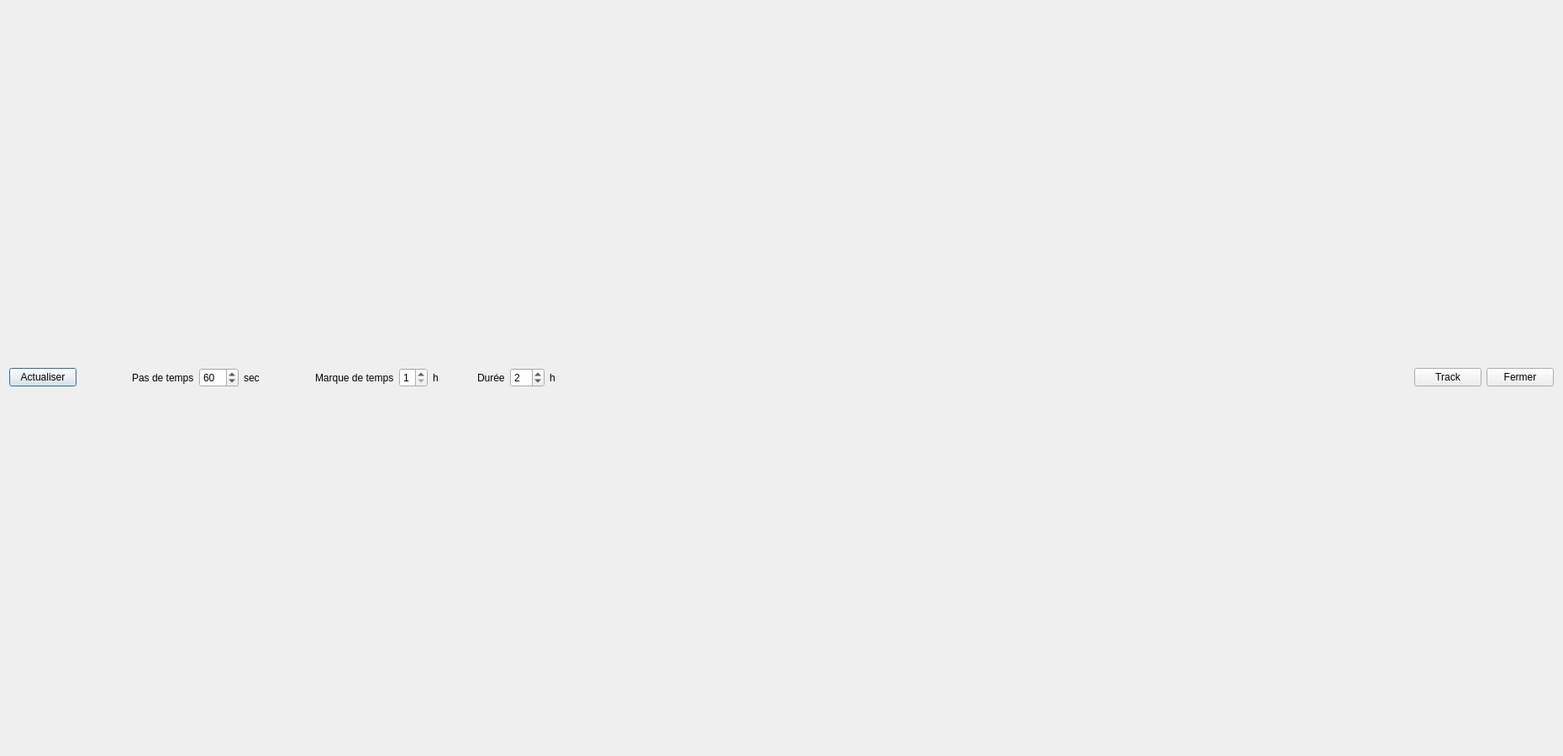
<?xml version="1.0" encoding="UTF-8"?>
<ui version="4.0">
 <class>SatMapDialog</class>
 <widget class="QDialog" name="SatMapDialog">
  <property name="geometry">
   <rect>
    <x>0</x>
    <y>0</y>
    <width>1860</width>
    <height>900</height>
   </rect>
  </property>
  <property name="focusPolicy">
   <enum>Qt::NoFocus</enum>
  </property>
  <property name="windowTitle">
   <string>Tracking map</string>
  </property>
  <layout class="QVBoxLayout" name="verticalLayout_2">
   <item>
    <layout class="QVBoxLayout" name="verticalLayout"/>
   </item>
   <item>
    <layout class="QHBoxLayout" name="horizontalLayout">
     <item>
      <widget class="QPushButton" name="buttonRefresh">
       <property name="text">
        <string>Actualiser</string>
       </property>
      </widget>
     </item>
     <item>
      <spacer name="horizontalSpacer_2">
       <property name="orientation">
        <enum>Qt::Horizontal</enum>
       </property>
       <property name="sizeType">
        <enum>QSizePolicy::Maximum</enum>
       </property>
       <property name="sizeHint" stdset="0">
        <size>
         <width>60</width>
         <height>20</height>
        </size>
       </property>
      </spacer>
     </item>
     <item>
      <widget class="QLabel" name="labelStepTimeName">
       <property name="text">
        <string>Pas de temps</string>
       </property>
      </widget>
     </item>
     <item>
      <widget class="QSpinBox" name="spinBoxStepTime">
       <property name="minimum">
        <number>5</number>
       </property>
       <property name="maximum">
        <number>100</number>
       </property>
       <property name="singleStep">
        <number>5</number>
       </property>
       <property name="value">
        <number>60</number>
       </property>
      </widget>
     </item>
     <item>
      <widget class="QLabel" name="labelStepTimeUnit">
       <property name="text">
        <string>sec</string>
       </property>
      </widget>
     </item>
     <item>
      <spacer name="horizontalSpacer_3">
       <property name="orientation">
        <enum>Qt::Horizontal</enum>
       </property>
       <property name="sizeType">
        <enum>QSizePolicy::Maximum</enum>
       </property>
       <property name="sizeHint" stdset="0">
        <size>
         <width>60</width>
         <height>20</height>
        </size>
       </property>
      </spacer>
     </item>
     <item>
      <widget class="QLabel" name="labelTimeMarker">
       <property name="text">
        <string>Marque de temps</string>
       </property>
      </widget>
     </item>
     <item>
      <widget class="QSpinBox" name="spinBoxMarker">
       <property name="minimum">
        <number>1</number>
       </property>
       <property name="maximum">
        <number>4</number>
       </property>
      </widget>
     </item>
     <item>
      <widget class="QLabel" name="labelTimeMarkerUnit">
       <property name="text">
        <string>h</string>
       </property>
      </widget>
     </item>
     <item>
      <spacer name="horizontalSpacer_4">
       <property name="orientation">
        <enum>Qt::Horizontal</enum>
       </property>
       <property name="sizeType">
        <enum>QSizePolicy::Maximum</enum>
       </property>
       <property name="sizeHint" stdset="0">
        <size>
         <width>40</width>
         <height>20</height>
        </size>
       </property>
      </spacer>
     </item>
     <item>
      <widget class="QLabel" name="labelDurationName">
       <property name="text">
        <string>Durée</string>
       </property>
      </widget>
     </item>
     <item>
      <widget class="QSpinBox" name="spinBoxDuration">
       <property name="suffix">
        <string/>
       </property>
       <property name="minimum">
        <number>1</number>
       </property>
       <property name="maximum">
        <number>30</number>
       </property>
       <property name="value">
        <number>2</number>
       </property>
      </widget>
     </item>
     <item>
      <widget class="QLabel" name="labelDurationHourUnit">
       <property name="text">
        <string>h</string>
       </property>
      </widget>
     </item>
     <item>
      <spacer name="horizontalSpacer">
       <property name="orientation">
        <enum>Qt::Horizontal</enum>
       </property>
       <property name="sizeHint" stdset="0">
        <size>
         <width>40</width>
         <height>20</height>
        </size>
       </property>
      </spacer>
     </item>
     <item>
      <widget class="QPushButton" name="buttonTrack">
       <property name="text">
        <string>Track</string>
       </property>
      </widget>
     </item>
     <item>
      <widget class="QPushButton" name="buttonClose">
       <property name="text">
        <string>Fermer</string>
       </property>
      </widget>
     </item>
    </layout>
   </item>
  </layout>
 </widget>
 <resources/>
 <connections/>
</ui>
